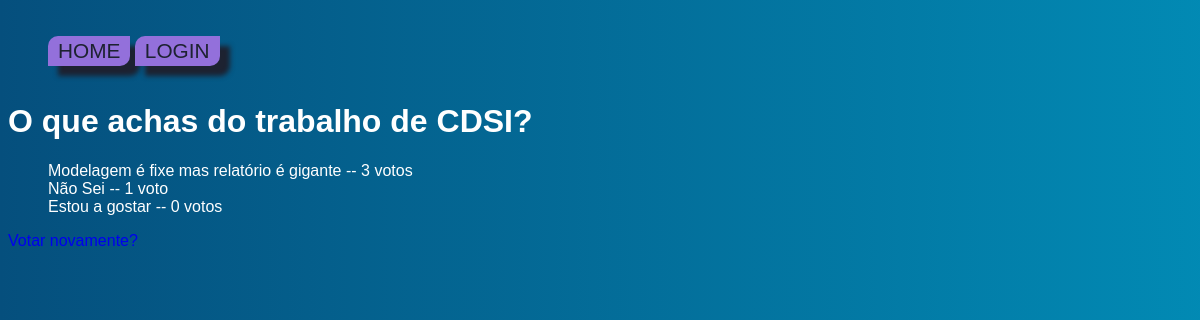
The app's page /votacao/18/resultados with its own data.
### votacao/models.py (models this page shows, shortened)
class Questao(models.Model):
    questao_texto = models.CharField(max_length=200)
    pub_data = models.DateTimeField('data de publicacao')

class Opcao(models.Model):
    questao = models.ForeignKey(Questao, on_delete=models.CASCADE)
    opcao_texto = models.CharField(max_length=200)
    votos = models.IntegerField(default=0)

### votacao/views.py (the view)
# urls.py: path("<int:questao_id>/resultados", views.resultados, name="resultados"),
def resultados(request, questao_id):
    questao = get_object_or_404(Questao, pk=questao_id)
    return render(request, 'votacao/resultados.html', {'questao': questao})

### votacao/templates/votacao/resultados.html (shortened to what this page needs)
<!DOCTYPE html>
<html lang="en">
<head>
</head>
<body>
{% extends "./index.html" %}
{% block conteudo %}
    <h1>{{ questao.questao_texto }}</h1>
    <ul>
    {% for opcao in questao.opcao_set.all %}
        <li>{{ opcao.opcao_texto }} -- {{ opcao.votos }} voto{{ opcao.votos|pluralize }}</li>
    {% endfor %}
    </ul>
    <a href="{% url 'votacao:detalhe' questao.id %}">Votar novamente?</a>
{% endblock %}

### votacao/static/votacao/css/navbar.css (style rules this page uses)
* { font-family: sans-serif,Arial, Helvetica; text-decoration: none; list-style: none; box-sizing: border-box; }

### votacao/templates/votacao/index.html (style rules this page uses)
body { background-image: url("../../static/votacao/images/BGblue.jp"); background: linear-gradient(to right, #054f7d, #00a7cf, #d7ab14, #861a54, #054f7d);; background-attachment: fixed; color: white; background-size: 600%; background-position: 0 0; animation-duration: 20s; animation-iteration-count: infinite; animation-name: gradients; }

### records on screen
Questao: questao_texto "O que achas do trabalho de CDSI?"
Opcao: opcao_texto "Modelagem é fixe mas relatório é gigante", votos "3"
Opcao: opcao_texto "Não Sei", votos "1"
Opcao: opcao_texto "Estou a gostar", votos "0"
